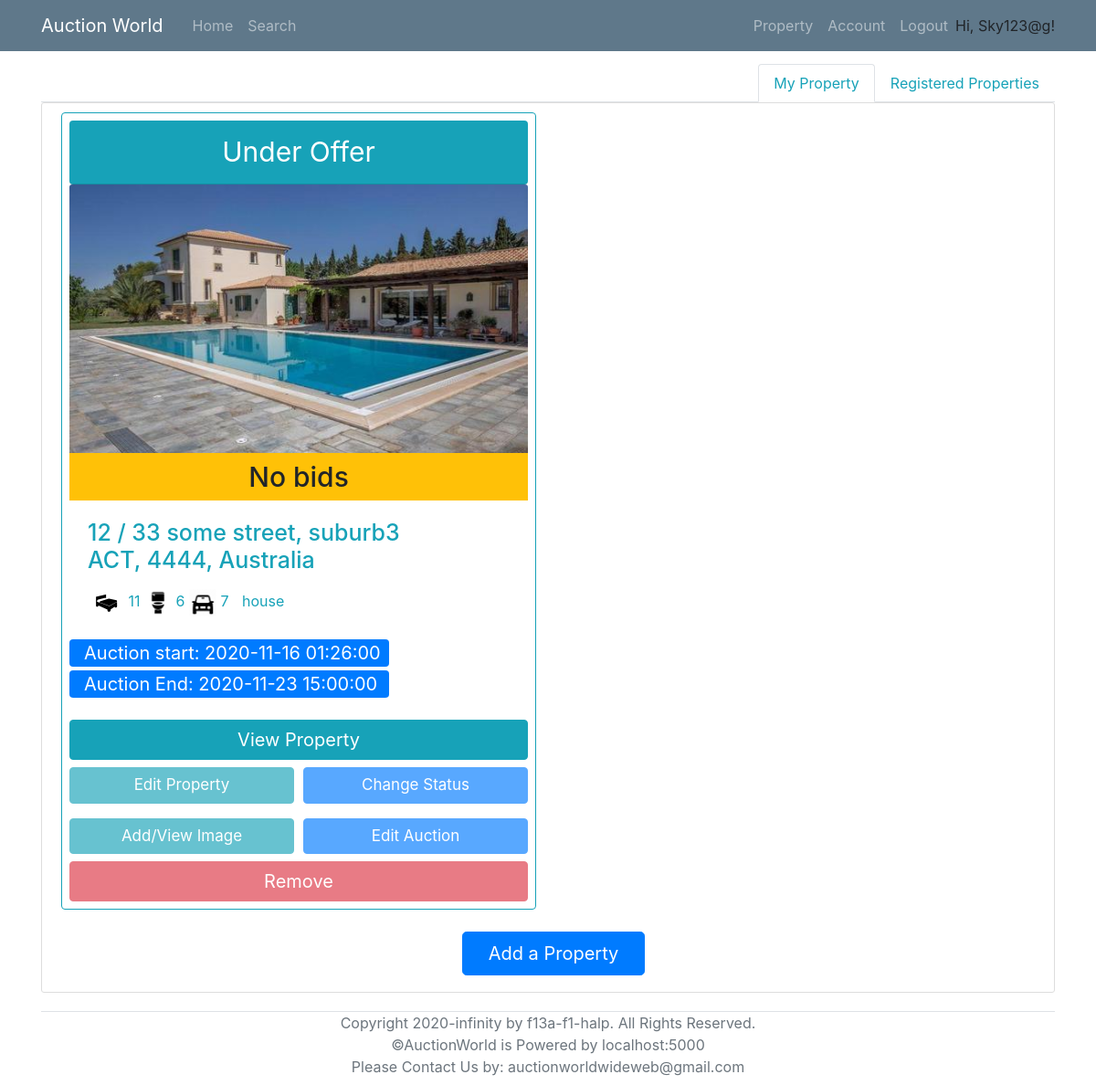
The app's page /property (signed in) with its own data.
### models.py (models this page shows, shortened)
class User(UserMixin, db.Model):
    __tablename__ = 'User'
    id = db.Column(db.Integer, primary_key = True)
    login_name = db.Column(db.String(collation='NOCASE') ,unique=True, nullable=False)
    email = db.Column(db.String, unique=True, nullable=False)
    password_hash = db.Column(db.String, nullable=False)
    address = db.Column(db.String(1000), nullable=False)
    date_of_birth = db.Column(db.DateTime, nullable=False)
    phone_number = db.Column(db.String,unique=True, nullable=False)
    id_confirmation = db.Column(db.String(100), nullable=True)
    auctionId = db.relationship('AuctionDetails', backref='seller', lazy='dynamic')
    properties = db.relationship('Property', backref='sellerID', lazy='dynamic')
    cards = db.relationship('BankDetails', backref='user', lazy='dynamic')
    registeredProperties = db.relationship('Property',secondary=lambda: RegisteredAssociation.__table__, backref="RegisteredBidders")

class Property(db.Model):
    __tablename__ = 'Property'
    id = db.Column(db.Integer, primary_key = True)
    property_type = db.Column(db.String)
    add_unit = db.Column(db.String(100))
    add_num = db.Column(db.String(100))
    add_name = db.Column(db.String(100))
    add_suburb = db.Column(db.String(100))
    add_state = db.Column(db.String(3))
    add_pc = db.Column(db.String(4))
    num_bedrooms = db.Column(db.Integer)
    num_parking = db.Column(db.Integer)
    num_bathrooms = db.Column(db.Integer)
    parking_features = db.Column(db.String)
    building_size = db.Column(db.Integer)
    land_size = db.Column(db.Integer)
    inspection_date = db.Column(db.DateTime)
    description = db.Column(db.String(2000))
    year_built = db.Column(db.Integer)
    status = db.Column(db.String)
    seller = db.Column(db.Integer, db.ForeignKey('User.id'))
    auctionId = db.relationship('AuctionDetails', backref='Property', uselist=False)
    photo_collection = db.relationship('Photos', backref='Property', lazy='dynamic')
    registeredBidders = db.relationship('User',secondary=lambda: RegisteredAssociation.__table__, backref="RegisteredProperties")

class Photos(db.Model):
    __tablename__ = 'Photos'
    id = db.Column(db.Integer, primary_key = True)
    photo = db.Column(db.String)
    property_id = db.Column(db.Integer, db.ForeignKey('Property.id'))

class AuctionDetails(db.Model):
    __tablename__ = 'AuctionDetails'
    id = db.Column(db.Integer, primary_key=True)
    AuctionStart = db.Column(db.DateTime, nullable=False)
    AuctionEnd = db.Column(db.DateTime, nullable=False)
    ReservePrice = db.Column(db.Float, nullable=False)
    MinBiddingGap = db.Column(db.Float, nullable=False)
    PropertyID = db.Column(db.String, db.ForeignKey('Property.id'), unique=True, nullable=False)
    SellerID = db.Column(db.Integer, db.ForeignKey('User.id'), nullable=False)

### routes.py (the view)
@app.route("/property")
@login_required
def property_list():
    my_properties = db.session.query(Property,AuctionDetails,func.max(Bid.Amount).label('highestBid'))\
                        .filter(Property.seller==current_user.id)\
                        .outerjoin(AuctionDetails, AuctionDetails.PropertyID==Property.id)\
                        .outerjoin(Bid, Bid.AuctionID == AuctionDetails.id)\
                        .group_by(Property.id)
    if my_properties.count() == 0:
        my_properties=None
    propertiesID_registered=RegisteredAssociation.query.filter_by(RegisteredBidderID=current_user.id).all()
    registeredID_list = [ i.PropertyID for i in propertiesID_registered ]
    if len(registeredID_list) == 0:
        registered_properties =None
    else:
        registered_properties = db.session.query(Property,AuctionDetails,func.max(Bid.Amount).label('highestBid'))\
                                .filter(Property.id.in_(registeredID_list))\
                                .outerjoin(AuctionDetails, AuctionDetails.PropertyID==Property.id)\
                                .outerjoin(Bid, Bid.AuctionID == AuctionDetails.id)\
                                .group_by(Property.id)
    time_shift_1hr = datetime.now() + timedelta(hours=1)
    Onehr=timedelta(hours=1)
    return render_template('property.html', properties = my_properties,registered_properties=registered_properties, now_date = time_shift_1hr, Onehr=Onehr)

### models.py (called while the page is built)
@login_manager.user_loader
def load_user(id):
    return User.query.get(id)

### templates/property.html (shortened to what this page needs)
{% extends "base.html" %}
{% block content %}
<nav>
    <div class="nav nav-tabs justify-content-end" id="nav-tab" role="tablist">
      <a class="nav-item nav-link text-info active" id="nav-home-tab" data-toggle="tab" href="#nav-home" role="tab" aria-controls="nav-home" aria-selected="true">My Property</a>
      <a class="nav-item nav-link text-info" id="nav-profile-tab" data-toggle="tab" href="#nav-profile" role="tab" aria-controls="nav-profile" aria-selected="false">Registered Properties</a>
    </div>
</nav>
<div class="tab-content" id="nav-tabContent">
    <div class="tab-pane fade show active" id="nav-home" role="tabpanel" aria-labelledby="nav-home-tab">
        <div class="content-section">
            {% if not properties %}
            <div style="width:100%; text-align: center;">
				<h1 class="text-info">No properties found. Add one now!</h1>
			</div>
            {% else %}
            <div class="row col-xl-15">
                {% for (p,a,b) in properties %}
                    <div class="card border-info p-2 col-md-3.8 ml-3 mr-2 mb-3" style="width: 520px;">
                        <div class="card-header rounded text-center bg-info text-white" style="font-size: 30px;">
                            {% if p.status == "auction" %}
                                To Be Auctioned
                            {% elif p.status == "sold" %}
                                Sold
                            {% else %}
                                Under Offer
                            {% endif %}
                        </div>
                        {% if not p.photo_collection.all() %}
                            <img class="card-img-top" src="/static/propertyImage/Sample.jpg" alt="Card image cap" style="width:502px; height: 300px;" >
                        {% else %}
                            <img class="card-img-top" src="/static/propertyImage/{{p.photo_collection.first().photo}}" alt="Card image cap" style="width:502px; height: 300px;" >
                        {% endif %}
                        <h6 class="card-subtitle pt-2 pb-2 text-center bg-warning" style="font-size: 30px;" >
                            {% if b:%}
                                Highest Bid: {{b}} $
                            {% else %}
                                No bids
                            {% endif%}
                        </h6>
                        <div class="card-body text-info">
                            <h4 class="card-title" style="font-size: 25px;">
                                {% if p.add_unit %}
                                    {{p.add_unit}} /
                                {% endif %}
                                {{p.add_num}} {{p.add_name}}, {{p.add_suburb}} <br> {{p.add_state}}, {{p.add_pc}}, Australia
                            </h4>
                            <p class="card-text">
                                <span><img src="/static/icons/bedicon.png" alt="Card image cap" style="width:40px; height: 40px;"> {{p.num_bedrooms}}</span>
                                <span><img src="/static/icons/restroom.png" alt="Card image cap" style="width:30px; height: 30px;"> {{p.num_bathrooms}}</span>
                                <span><img src="/static/icons/car.png" alt="Card image cap" style="width:30px; height: 30px;"> {{p.num_parking}}</span>
                                <span style="margin-top: 7px; margin-left: 10px;">{{p.property_type}}</span>
                            </p>
                        </div>
                        {% if a.AuctionStart and a.AuctionEnd %}
                        <div class="mb-2" style="font-size: 20px; width: 350px;">
                            <p class="bg-primary text-white rounded pl-3  mb-1"> Auction start: {{a.AuctionStart}} </p>
                            <p class="bg-primary text-white rounded pl-3 "> Auction End:   {{a.AuctionEnd}} </p>
                        </div>
                        {% else%}
                            <div style="height: 79.2px;width: 350px;">
                                <p class="bg-secondary text-white rounded pl-3  mb-1" style="font-size: 35px;">No Auction Details</p>
                            </div>
                        {% endif %}
                        <a href="{{ url_for('viewProperty', property_id = p.id) }}">
                            <button class='btn btn-info text-white mr-2 ' style="width: 100%; font-size: 20px;" type='submit'>View Property</button>
                        </a>
                        {% if a %}
                            {% if (now_date >= a.AuctionStart and a.AuctionEnd >= (now_date-Onehr)) or now_date > p.inspection_date %}
                                <div class="mt-2 mb-2">
                                    <span><a href="{{ url_for('edit_property', p_id = p.id) }}"><button class='btn btn-info text-white' style="width: 49%; font-size: 17px;" type='submit' disabled>Edit Property</button></a></span>
                                    <span><a href="{{ url_for('change_status', p_id = p.id) }}"><button class='btn btn-primary text-white' style="width: 49%; font-size: 17px; float: right;" type='submit' disabled>Change Status</button></a></span>
                                </div>
                                <div class="mt-2 mb-2">
                                    <span><a href="{{ url_for('property_image', p_id = p.id) }}"><button class='btn btn-info text-white' style="width: 49%; font-size: 17px;" type='submit' disabled>Add/View Image</button></a></span>
                                    <span><a href="{{ url_for('createAuction', PropertyID = p.id) }}"><button class='btn btn-primary text-white ' style="width: 49%; font-size: 17px;  float: right;"  type='submit' disabled>Edit Auction</button></a></span>
                                </div>
                                <a href="{{ url_for('remove_property', p_id = p.id) }}" onclick = "{if (confirm ( 'Are you sure?')) {this. document.formname.submit (); return true;} return false;} "><button class='btn btn-danger'  style="width: 100%; font-size: 20px;" type='submit' disabled>Remove</button></a>
                            {% endif %}
                        {% endif %}
                    </div>
                {% endfor %}
            </div>
            {% endif %}
        <a href="{{ url_for('add_property') }}">
            <button class='btn btn-primary btn-lg text-white mt-2 mb-2' style="width: 200px; margin-left: 440px;" type='submit'>Add a Property</button>
        </a>
        </div>
    </div>
</div>
{% endblock %}

### templates/base.html (shortened to what this page needs)
<!DOCTYPE html>
<html lang="en">
<head>
    <link rel="stylesheet" type="text/css" href="../static/css/main.css">
    <link rel="stylesheet" href="https://maxcdn.bootstrapcdn.com/bootstrap/4.0.0/css/bootstrap.min.css">
</head>
<body>
    <header class="site-header">
        <nav class="navbar navbar-expand-md navbar-dark bg-steel fixed-top">
          <div class="container">
            <a class="navbar-brand mr-4" href="/" >Auction World</a>
            <div class="collapse navbar-collapse" id="navbarToggle">
              <div class="navbar-nav mr-auto">
                <a class="nav-item nav-link" href="{{ url_for('home') }}">Home</a>
                <a class="nav-item nav-link" href="/search">Search</a>
              </div>
              <div class="navbar-nav">
                {% if current_user.is_authenticated %}
                  <a class="nav-item nav-link" href="/property">Property</a>
                  <a class="nav-item nav-link" href={{ url_for("account", user_id=current_user.id) }}>Account</a>
                  <a class="nav-item nav-link" href="/logout">Logout</a>
                  <p style="margin-top: 8px; margin-bottom: 0px;">Hi, {{ current_user.login_name }}!</p>
                {% endif %}
              </div>
            </div>
          </div>
        </nav>
      </header>
      <main role="main" class="container" style="margin-top: 70px;">
        <div class="row">
          <div class="col-md-12">
            {% block content %}{% endblock %}
          </div>
        </div>
        <div class="border-top relative-bottom text-center text-muted mb-2" >
          Copyright 2020-infinity by f13a-f1-halp. All Rights Reserved. <br>
          ©AuctionWorld is Powered by localhost:5000 <br>
          Please Contact Us by: auctionworldwideweb@gmail.com
        </div>
      </main>
</body>
</html>

### static/css/main.css (style rules this page uses)
body { background: #fafafa; color: #333333; margin-top: 5rem; }
h1, h2, h3, h4, h5, h6 { color: #444444; }
.bg-steel { background-color: #5f788a; }
.site-header .navbar-nav .nav-link { color: #cbd5db; }
.content-section { background: #ffffff; padding: 10px 20px; border: 1px solid #dddddd; border-radius: 3px; margin-bottom: 20px; }

### records on screen
User: login_name "Sky123@g"
Property: status "Under Offer", photo_collection.first (picture), add_unit "12", add_num "33", add_name "some street", add_suburb "suburb3", add_state "ACT", add_pc "4444", num_bedrooms "11", num_bathrooms "6", num_parking "7", property_type "house", AuctionStart "2020-11-16 01:26:00", AuctionEnd "2020-11-23 15:00:00"
